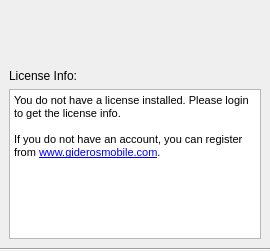
<?xml version="1.0" encoding="UTF-8"?>
<ui version="4.0">
 <class>Dialog</class>
 <widget class="QDialog" name="Dialog">
  <property name="geometry">
   <rect>
    <x>0</x>
    <y>0</y>
    <width>270</width>
    <height>250</height>
   </rect>
  </property>
  <property name="windowTitle">
   <string>Gideros Studio License Manager</string>
  </property>
  <property name="sizeGripEnabled">
   <bool>false</bool>
  </property>
  <layout class="QVBoxLayout" name="verticalLayout_2">
   <property name="spacing">
    <number>0</number>
   </property>
   <property name="sizeConstraint">
    <enum>QLayout::SetDefaultConstraint</enum>
   </property>
   <property name="margin">
    <number>0</number>
   </property>
   <item>
    <widget class="QLabel" name="label_4">
     <property name="minimumSize">
      <size>
       <width>270</width>
       <height>60</height>
      </size>
     </property>
     <property name="maximumSize">
      <size>
       <width>270</width>
       <height>60</height>
      </size>
     </property>
     <property name="text">
      <string/>
     </property>
     <property name="pixmap">
      <pixmap resource="licensemanager.qrc">:/gideros_studio_license_manager.png</pixmap>
     </property>
     <property name="margin">
      <number>0</number>
     </property>
    </widget>
   </item>
   <item>
    <layout class="QVBoxLayout" name="verticalLayout">
     <property name="margin">
      <number>9</number>
     </property>
     <item>
      <widget class="QLabel" name="label">
       <property name="text">
        <string>License Info:</string>
       </property>
      </widget>
     </item>
     <item>
      <widget class="QTextEdit" name="textEdit">
       <property name="minimumSize">
        <size>
         <width>0</width>
         <height>150</height>
        </size>
       </property>
       <property name="readOnly">
        <bool>true</bool>
       </property>
       <property name="html">
        <string>&lt;!DOCTYPE HTML PUBLIC &quot;-//W3C//DTD HTML 4.0//EN&quot; &quot;http://www.w3.org/TR/REC-html40/strict.dtd&quot;&gt;
&lt;html&gt;&lt;head&gt;&lt;meta name=&quot;qrichtext&quot; content=&quot;1&quot; /&gt;&lt;style type=&quot;text/css&quot;&gt;
p, li { white-space: pre-wrap; }
&lt;/style&gt;&lt;/head&gt;&lt;body style=&quot; font-family:'MS Shell Dlg 2'; font-size:8.25pt; font-weight:400; font-style:normal;&quot;&gt;
&lt;p style=&quot; margin-top:0px; margin-bottom:0px; margin-left:0px; margin-right:0px; -qt-block-indent:0; text-indent:0px;&quot;&gt;&lt;span style=&quot; font-size:8pt;&quot;&gt;You do not have a license installed. Please login to get the license info. &lt;/span&gt;&lt;/p&gt;
&lt;p style=&quot;-qt-paragraph-type:empty; margin-top:0px; margin-bottom:0px; margin-left:0px; margin-right:0px; -qt-block-indent:0; text-indent:0px; font-size:8pt;&quot;&gt;&lt;/p&gt;
&lt;p style=&quot; margin-top:0px; margin-bottom:0px; margin-left:0px; margin-right:0px; -qt-block-indent:0; text-indent:0px;&quot;&gt;&lt;span style=&quot; font-size:8pt;&quot;&gt;If you do not have an account, you can register from &lt;/span&gt;&lt;a href=&quot;http://www.giderosmobile.com&quot;&gt;&lt;span style=&quot; font-size:8pt; text-decoration: underline; color:#0000ff;&quot;&gt;www.giderosmobile.com&lt;/span&gt;&lt;/a&gt;&lt;span style=&quot; font-size:8pt;&quot;&gt;.&lt;/span&gt;&lt;/p&gt;&lt;/body&gt;&lt;/html&gt;</string>
       </property>
      </widget>
     </item>
    </layout>
   </item>
   <item>
    <widget class="Line" name="line">
     <property name="orientation">
      <enum>Qt::Horizontal</enum>
     </property>
    </widget>
   </item>
  </layout>
 </widget>
 <layoutdefault spacing="6" margin="11"/>
 <resources>
  <include location="licensemanager.qrc"/>
 </resources>
 <connections/>
</ui>
